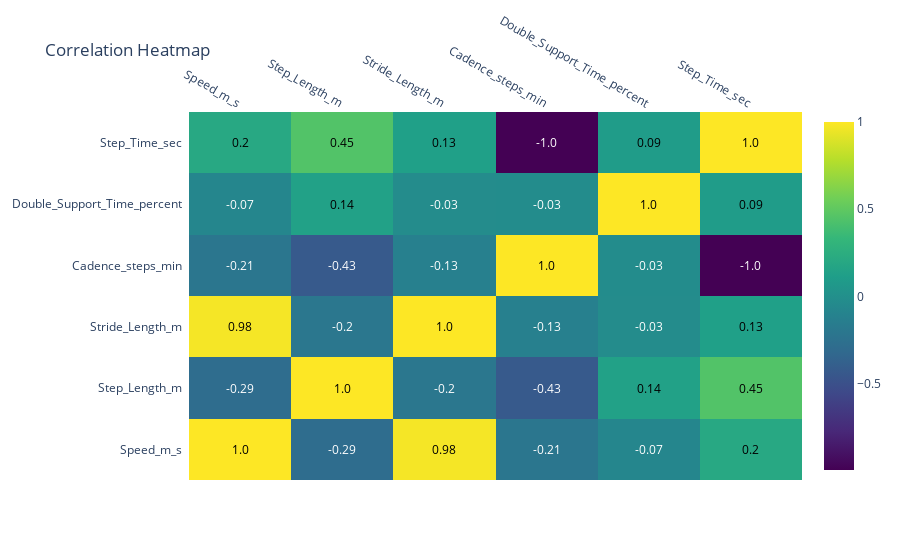

Notebook code cell kept with this figure:
### Code cell
import plotly.figure_factory as ff

# Calculate correlation matrix
correlation_matrix = gait_data[['Speed_m_s', 'Step_Length_m', 'Stride_Length_m', 'Cadence_steps_min',
                                'Double_Support_Time_percent', 'Step_Time_sec']].corr()

fig = ff.create_annotated_heatmap(z=correlation_matrix.values,
                                  x=list(correlation_matrix.columns),
                                  y=list(correlation_matrix.index),
                                  colorscale='Viridis',
                                  annotation_text=correlation_matrix.round(2).values,
                                  showscale=True)
fig.update_layout(title='Correlation Heatmap')
fig.show()

### Figure 1 — Plotly figure (JSON) as saved in the notebook; plotly's stock layout.template omitted (floating-point values rounded to 4 significant figures)
{"data": [{"colorscale": [[0, "#440154"], [0.1111, "#482878"], [0.2222, "#3e4989"], [0.3333, "#31688e"], [0.4444, "#26828e"], [0.5556, "#1f9e89"], [0.6667, "#35b779"], [0.7778, "#6ece58"], [0.8889, "#b5de2b"], [1, "#fde725"]], "reversescale": false, "showscale": true, "type": "heatmap", "x": ["Speed_m_s", "Step_Length_m", "Stride_Length_m", "Cadence_steps_min", "Double_Support_Time_percent", "Step_Time_sec"], "y": ["Speed_m_s", "Step_Length_m", "Stride_Length_m", "Cadence_steps_min", "Double_Support_Time_percent", "Step_Time_sec"], "z": [[1, -0.2853, 0.9766, -0.2067, -0.07483, 0.1998], [-0.2853, 1, -0.201, -0.4293, 0.1417, 0.4496], [0.9766, -0.201, 1, -0.1279, -0.03157, 0.1277], [-0.2067, -0.4293, -0.1279, 1, -0.02836, -0.9952], [-0.07483, 0.1417, -0.03157, -0.02836, 1, 0.09422], [0.1998, 0.4496, 0.1277, -0.9952, 0.09422, 1]]}], "layout": {"annotations": [{"font": {"color": "#000000"}, "showarrow": false, "text": "1.0", "x": "Speed_m_s", "xref": "x", "y": "Speed_m_s", "yref": "y"}, {"font": {"color": "#FFFFFF"}, "showarrow": false, "text": "-0.29", "x": "Step_Length_m", "xref": "x", "y": "Speed_m_s", "yref": "y"}, {"font": {"color": "#000000"}, "showarrow": false, "text": "0.98", "x": "Stride_Length_m", "xref": "x", "y": "Speed_m_s", "yref": "y"}, {"font": {"color": "#FFFFFF"}, "showarrow": false, "text": "-0.21", "x": "Cadence_steps_min", "xref": "x", "y": "Speed_m_s", "yref": "y"}, {"font": {"color": "#FFFFFF"}, "showarrow": false, "text": "-0.07", "x": "Double_Support_Time_percent", "xref": "x", "y": "Speed_m_s", "yref": "y"}, {"font": {"color": "#000000"}, "showarrow": false, "text": "0.2", "x": "Step_Time_sec", "xref": "x", "y": "Speed_m_s", "yref": "y"}, {"font": {"color": "#FFFFFF"}, "showarrow": false, "text": "-0.29", "x": "Speed_m_s", "xref": "x", "y": "Step_Length_m", "yref": "y"}, {"font": {"color": "#000000"}, "showarrow": false, "text": "1.0", "x": "Step_Length_m", "xref": "x", "y": "Step_Length_m", "yref": "y"}, {"font": {"color": "#FFFFFF"}, "showarrow": false, "text": "-0.2", "x": "Stride_Length_m", "xref": "x", "y": "Step_Length_m", "yref": "y"}, {"font": {"color": "#FFFFFF"}, "showarrow": false, "text": "-0.43", "x": "Cadence_steps_min", "xref": "x", "y": "Step_Length_m", "yref": "y"}, {"font": {"color": "#000000"}, "showarrow": false, "text": "0.14", "x": "Double_Support_Time_percent", "xref": "x", "y": "Step_Length_m", "yref": "y"}, {"font": {"color": "#000000"}, "showarrow": false, "text": "0.45", "x": "Step_Time_sec", "xref": "x", "y": "Step_Length_m", "yref": "y"}, {"font": {"color": "#000000"}, "showarrow": false, "text": "0.98", "x": "Speed_m_s", "xref": "x", "y": "Stride_Length_m", "yref": "y"}, {"font": {"color": "#FFFFFF"}, "showarrow": false, "text": "-0.2", "x": "Step_Length_m", "xref": "x", "y": "Stride_Length_m", "yref": "y"}, {"font": {"color": "#000000"}, "showarrow": false, "text": "1.0", "x": "Stride_Length_m", "xref": "x", "y": "Stride_Length_m", "yref": "y"}, {"font": {"color": "#FFFFFF"}, "showarrow": false, "text": "-0.13", "x": "Cadence_steps_min", "xref": "x", "y": "Stride_Length_m", "yref": "y"}, {"font": {"color": "#FFFFFF"}, "showarrow": false, "text": "-0.03", "x": "Double_Support_Time_percent", "xref": "x", "y": "Stride_Length_m", "yref": "y"}, {"font": {"color": "#000000"}, "showarrow": false, "text": "0.13", "x": "Step_Time_sec", "xref": "x", "y": "Stride_Length_m", "yref": "y"}, {"font": {"color": "#FFFFFF"}, "showarrow": false, "text": "-0.21", "x": "Speed_m_s", "xref": "x", "y": "Cadence_steps_min", "yref": "y"}, {"font": {"color": "#FFFFFF"}, "showarrow": false, "text": "-0.43", "x": "Step_Length_m", "xref": "x", "y": "Cadence_steps_min", "yref": "y"}, {"font": {"color": "#FFFFFF"}, "showarrow": false, "text": "-0.13", "x": "Stride_Length_m", "xref": "x", "y": "Cadence_steps_min", "yref": "y"}, {"font": {"color": "#000000"}, "showarrow": false, "text": "1.0", "x": "Cadence_steps_min", "xref": "x", "y": "Cadence_steps_min", "yref": "y"}, {"font": {"color": "#FFFFFF"}, "showarrow": false, "text": "-0.03", "x": "Double_Support_Time_percent", "xref": "x", "y": "Cadence_steps_min", "yref": "y"}, {"font": {"color": "#FFFFFF"}, "showarrow": false, "text": "-1.0", "x": "Step_Time_sec", "xref": "x", "y": "Cadence_steps_min", "yref": "y"}, {"font": {"color": "#FFFFFF"}, "showarrow": false, "text": "-0.07", "x": "Speed_m_s", "xref": "x", "y": "Double_Support_Time_percent", "yref": "y"}, {"font": {"color": "#000000"}, "showarrow": false, "text": "0.14", "x": "Step_Length_m", "xref": "x", "y": "Double_Support_Time_percent", "yref": "y"}, {"font": {"color": "#FFFFFF"}, "showarrow": false, "text": "-0.03", "x": "Stride_Length_m", "xref": "x", "y": "Double_Support_Time_percent", "yref": "y"}, {"font": {"color": "#FFFFFF"}, "showarrow": false, "text": "-0.03", "x": "Cadence_steps_min", "xref": "x", "y": "Double_Support_Time_percent", "yref": "y"}, {"font": {"color": "#000000"}, "showarrow": false, "text": "1.0", "x": "Double_Support_Time_percent", "xref": "x", "y": "Double_Support_Time_percent", "yref": "y"}, {"font": {"color": "#000000"}, "showarrow": false, "text": "0.09", "x": "Step_Time_sec", "xref": "x", "y": "Double_Support_Time_percent", "yref": "y"}, {"font": {"color": "#000000"}, "showarrow": false, "text": "0.2", "x": "Speed_m_s", "xref": "x", "y": "Step_Time_sec", "yref": "y"}, {"font": {"color": "#000000"}, "showarrow": false, "text": "0.45", "x": "Step_Length_m", "xref": "x", "y": "Step_Time_sec", "yref": "y"}, {"font": {"color": "#000000"}, "showarrow": false, "text": "0.13", "x": "Stride_Length_m", "xref": "x", "y": "Step_Time_sec", "yref": "y"}, {"font": {"color": "#FFFFFF"}, "showarrow": false, "text": "-1.0", "x": "Cadence_steps_min", "xref": "x", "y": "Step_Time_sec", "yref": "y"}, {"font": {"color": "#000000"}, "showarrow": false, "text": "0.09", "x": "Double_Support_Time_percent", "xref": "x", "y": "Step_Time_sec", "yref": "y"}, {"font": {"color": "#000000"}, "showarrow": false, "text": "1.0", "x": "Step_Time_sec", "xref": "x", "y": "Step_Time_sec", "yref": "y"}], "title": {"text": "Correlation Heatmap"}, "xaxis": {"dtick": 1, "gridcolor": "rgb(0, 0, 0)", "side": "top", "ticks": ""}, "yaxis": {"dtick": 1, "ticks": "", "ticksuffix": "  "}}}
